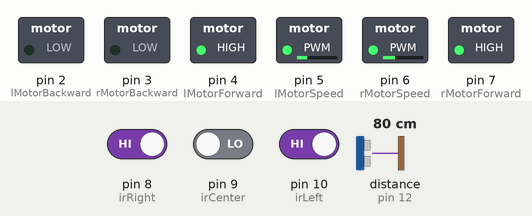
The sketch below on a simulated Arduino Uno, built with avr-gcc and run on an emulated ATmega328P. On the bench: switched loads named in the sketch (green lamp = pin HIGH). Wiring (inferred from the names in the program): ultrasonic range finder: trigger pin 11; echo pin 12. Dashed ring = blinking. The inputs (shaded band) are chosen by the test bench; at power-on: distance to the obstacle (sensor on pin 12) 80 cm, pin 8 (irRight) HIGH, pin 9 (irCenter) LOW, pin 10 (irLeft) HIGH. The echo pulse lasts 58.3 µs per cm; pins used as bus, display or sensor lines are not drawn.

Above: at 1.2 s.
1.3 s: distance to the obstacle (sensor on pin 12) set to 10 cm
2.8 s: distance to the obstacle (sensor on pin 12) set to 7 cm
At 4.7 s:
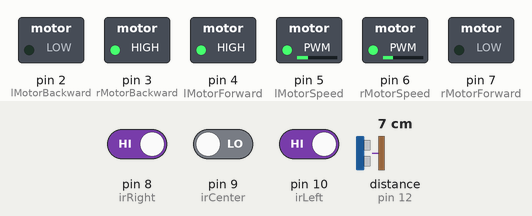
5.8 s: pin 8 (irRight) driven LOW
At 8.5 s:
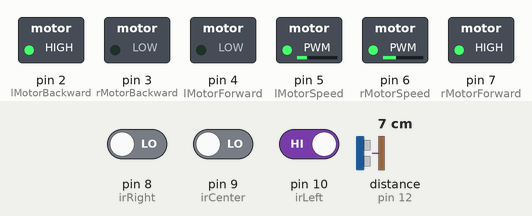
Timing chart, 0 to 10.0 s (numbered marks = the images above; inputs shaded):
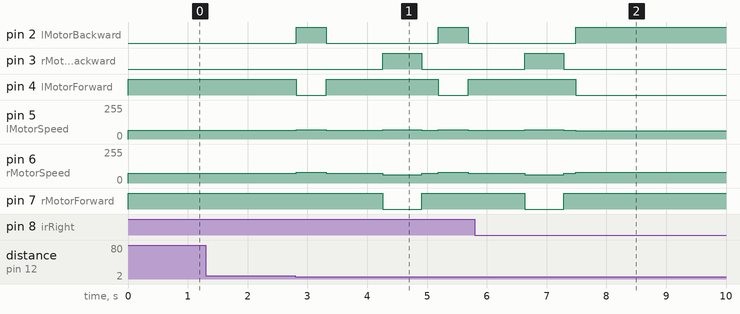

The sketch:

main.ino
```cpp
#define lMotorForward 4
#define lMotorSpeed 5
#define lMotorBackward 2

#define rMotorForward 7
#define rMotorSpeed 6
#define rMotorBackward 3

#define irRight 8
#define irCenter 9
#define irLeft 10

#define ultraEcho 12
#define ultraTrig 11

// 50 means 0.2m/s
int fwdSpeed = 64;
int rotatingSpeed = 70;
double rightFactor = 1.18;
bool isRightOn() {
    return digitalRead(irRight);

}
bool isLeftOn() {
    return digitalRead(irLeft);
}
bool isCenterOn() {
    return digitalRead(irCenter);

}

void carSetup() {
    pinMode(lMotorForward, OUTPUT);
    pinMode(lMotorSpeed, OUTPUT);
    pinMode(lMotorBackward, OUTPUT);
    pinMode(rMotorForward, OUTPUT);
    pinMode(rMotorSpeed, OUTPUT);
    pinMode(rMotorBackward, OUTPUT);
}
void forward(int speed) {
    analogWrite(lMotorSpeed, speed);
    analogWrite(rMotorSpeed, speed * rightFactor);
    digitalWrite(lMotorForward, HIGH);
    digitalWrite(lMotorBackward, LOW);
    digitalWrite(rMotorForward, HIGH);
    digitalWrite(rMotorBackward, LOW);
}
void backward(int speed) {
    digitalWrite(lMotorForward, LOW);
    digitalWrite(lMotorBackward, HIGH);
    analogWrite(lMotorSpeed, speed);
    digitalWrite(rMotorForward, LOW);
    digitalWrite(rMotorBackward, HIGH);
    analogWrite(rMotorSpeed, speed * rightFactor);
}
void rotateLeft(int speed) {
    digitalWrite(lMotorForward, LOW);
    analogWrite(lMotorSpeed, speed);
    digitalWrite(lMotorBackward, HIGH);

    digitalWrite(rMotorForward, HIGH);
    analogWrite(rMotorSpeed, min(speed * rightFactor, 255));
    digitalWrite(rMotorBackward, LOW);
}
void rotateRight(int speed) {
    digitalWrite(lMotorForward, HIGH);
    digitalWrite(lMotorBackward, LOW);
    analogWrite(lMotorSpeed, speed);
    digitalWrite(rMotorForward, LOW);
    digitalWrite(rMotorBackward, HIGH);
    analogWrite(rMotorSpeed, speed * rightFactor);
}
void turnRight(int speed) {
    digitalWrite(lMotorForward, HIGH);
    digitalWrite(lMotorBackward, LOW);
    analogWrite(lMotorSpeed, speed);
    digitalWrite(rMotorForward, LOW);
    digitalWrite(rMotorBackward, HIGH);
    analogWrite(rMotorSpeed, speed * 9/10);
}
void turnLeft(int speed) {
    digitalWrite(lMotorForward, LOW);
    analogWrite(lMotorSpeed, speed * 9/10);
    digitalWrite(lMotorBackward, HIGH);

    digitalWrite(rMotorForward, HIGH);
    analogWrite(rMotorSpeed, min(speed * rightFactor, 255));
    digitalWrite(rMotorBackward, LOW);
}
void stop() {
    digitalWrite(lMotorForward, LOW);
    digitalWrite(lMotorBackward, LOW);
    analogWrite(lMotorSpeed, 0);
    digitalWrite(rMotorForward, LOW);
    digitalWrite(rMotorBackward, LOW);
    analogWrite(rMotorSpeed, 0);
}
void setup()
{
    carSetup();
    pinMode(irRight, INPUT);
    pinMode(irLeft, INPUT);
    pinMode(irCenter, INPUT);
    pinMode(ultraTrig, OUTPUT);
    pinMode(ultraEcho, INPUT);


}
void debug() {
    Serial.println("#############################");
    Serial.print("Right:");
    Serial.println(analogRead(irRight));
    Serial.print("Center:");
    Serial.println(analogRead(irCenter));
    Serial.print("Left:");
    Serial.println(analogRead(irLeft));
    delay(500);
}

double  generateDistance() {
    digitalWrite(ultraTrig, LOW);
    delayMicroseconds(2);

    digitalWrite(ultraTrig, HIGH);
    delayMicroseconds(10);
    digitalWrite(ultraTrig, LOW);


    // calculate the distance
    return pulseIn(ultraEcho, HIGH) * 0.0344 / 2;
}double distance;
void loop()
{

    distance = generateDistance();
    if (distance < 8 && distance>1) {
        rotateLeft(rotatingSpeed);
        delay(500);
        forward(fwdSpeed);
        delay(950);
        turnRight(rotatingSpeed);
        delay(650);
        forward(fwdSpeed);
        delay(200);
    }


    if (isRightOn() && !isLeftOn()) {
        turnRight(rotatingSpeed);

        do {
            delay(5);
        } while (!(isCenterOn() || isLeftOn()) || isRightOn());
        forward(fwdSpeed);
        delay(75);


    }
    else if (!isRightOn() && isLeftOn()) {
        turnLeft(rotatingSpeed);

        do {
            delay(5);
        } while (!(isCenterOn() || isRightOn()) || isLeftOn());
        forward(fwdSpeed);
        delay(75);
    }
    else {
        forward(fwdSpeed);
        delay(75);
    }


}
```

Measured:
- the behaviour switches between 9 and 8 cm on distance to the obstacle (sensor on pin 12) (found by bisection; images 0 and 1)
- after the input at 1.3 s, every drawn part: stays the same
- after the input at 2.8 s, pin 2 (lMotorBackward): alternates HIGH for 0.50 s and LOW for 1.9 s, starting at once; pin 3 (rMotorBackward): LOW → HIGH after 1.5 s, → LOW 0.65 s later
- after the input at 5.8 s, pin 3 (rMotorBackward): goes on until 7.3 s, then stays LOW; pin 7 (rMotorForward): goes on until 7.3 s, then stays HIGH
